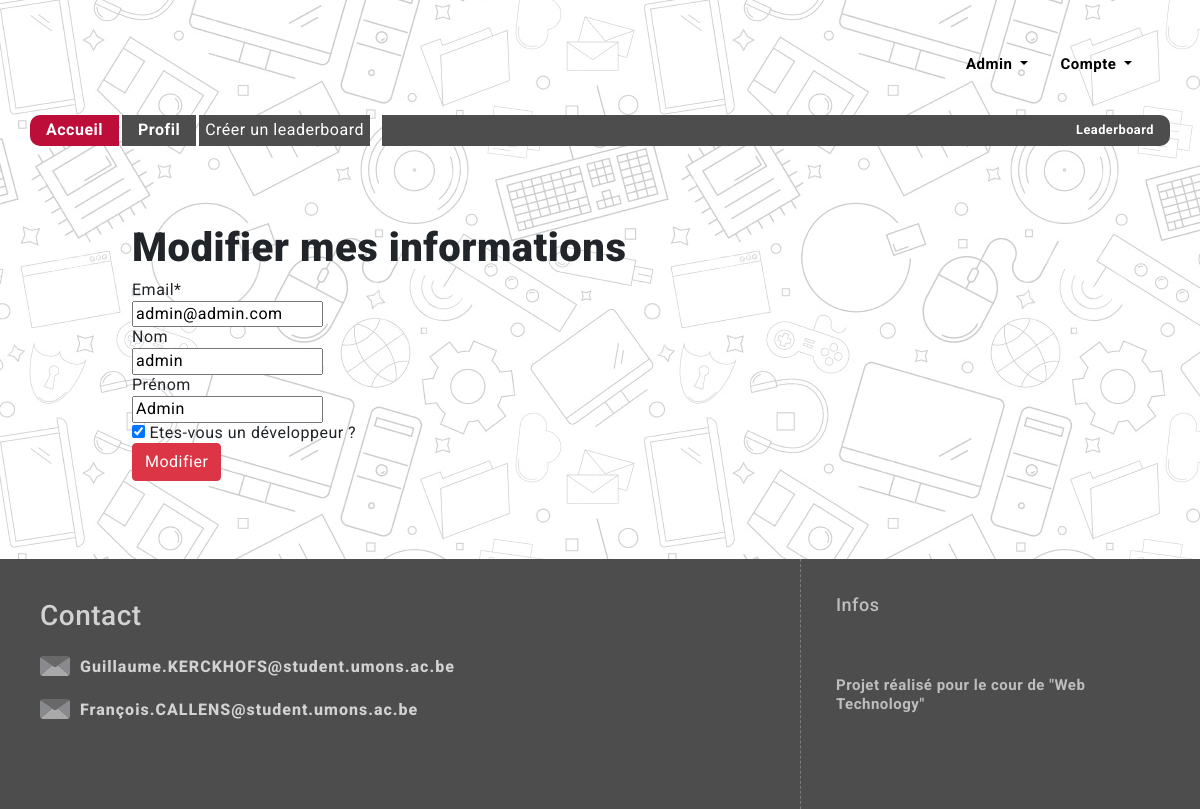
Screenshot of /profil/edit/ (signed in) with the database file from the repository.
### users/models.py (models this page shows, shortened)
class CustomUser(AbstractBaseUser, PermissionsMixin):
    user_name = models.CharField(max_length=150, unique=True)
    email = models.EmailField( unique=True)
    first_name = models.CharField(max_length=150, blank=True)
    last_name = models.CharField(max_length=150, blank=True)
    is_dev = models.BooleanField(default=False)
    is_staff = models.BooleanField(default=False)
    is_active = models.BooleanField(default=True,editable=False)
    objects = CustomAccountManager()
    USERNAME_FIELD = 'user_name'
    REQUIRED_FIELDS = ['email', 'first_name','last_name']

### gui/views.py (the view)
# urls.py: path("profil/edit/",edit_profile,name="edit"),
@login_required
def edit_profile(request):
	if request.method == 'POST':
		form = customUserChangeForm(request.POST, instance=request.user)
		if form.is_valid():
			form.save()
			return redirect(profil_view)
	else:
		form = customUserChangeForm(instance=request.user)
	return render(request,template_name='gui/HTML/edit.html',context={'edit_form':form})

### users/forms.py
class customUserChangeForm(UserChangeForm):
	class Meta:
		model = CustomUser
		fields = ("email","first_name","last_name","is_dev")
		labels = {
			'email': 'Email',
			'first_name': 'Prénom',
			'last_name': 'Nom',
			'is_dev': 'Etes-vous un développeur ?',
        }

### templates/gui/HTML/edit.html (shortened to what this page needs)
{% extends "gui/HTML/base.html" %}
{% load bootstrap5 %}
{% block content %}
{% load crispy_forms_tags %}
    {% if user.is_authenticated %}
        <div class="container py-5">
        <h1>Modifier mes informations</h1>
        <form method="POST">
            {{ edit_form.email|as_crispy_field }}
            {{ edit_form.last_name|as_crispy_field }}
            {{ edit_form.first_name|as_crispy_field }}
            {{ edit_form.is_dev|as_crispy_field }}
            <button class="btn btn-primary" type="submit">Modifier</button>
        </form>
        </div>
    {% endif %}
{% endblock %}

### static/CSS/default.css (style rules this page uses)
* { box-sizing: border-box; font-family: 'Roboto', Arial, Helvetica, sans-serif; letter-spacing: 0.5px; }
html, body { margin: 0; padding: 0; font-size: 16px; line-height: 1.3; height: 100%; }
body { background: url(../images/background_20.png) 600px repeat; background-attachment: fixed; }
h1 { font-size: 40px; font-weight: 900; }

### static/CSS/style.css (style rules this page uses)
.btn-primary { background-color: #dc3545!important; border-color: #dc3545!important; }

### rows the page displays
CustomUser: email "admin@admin.com", last_name "admin", first_name "Admin", is_dev "☑"
